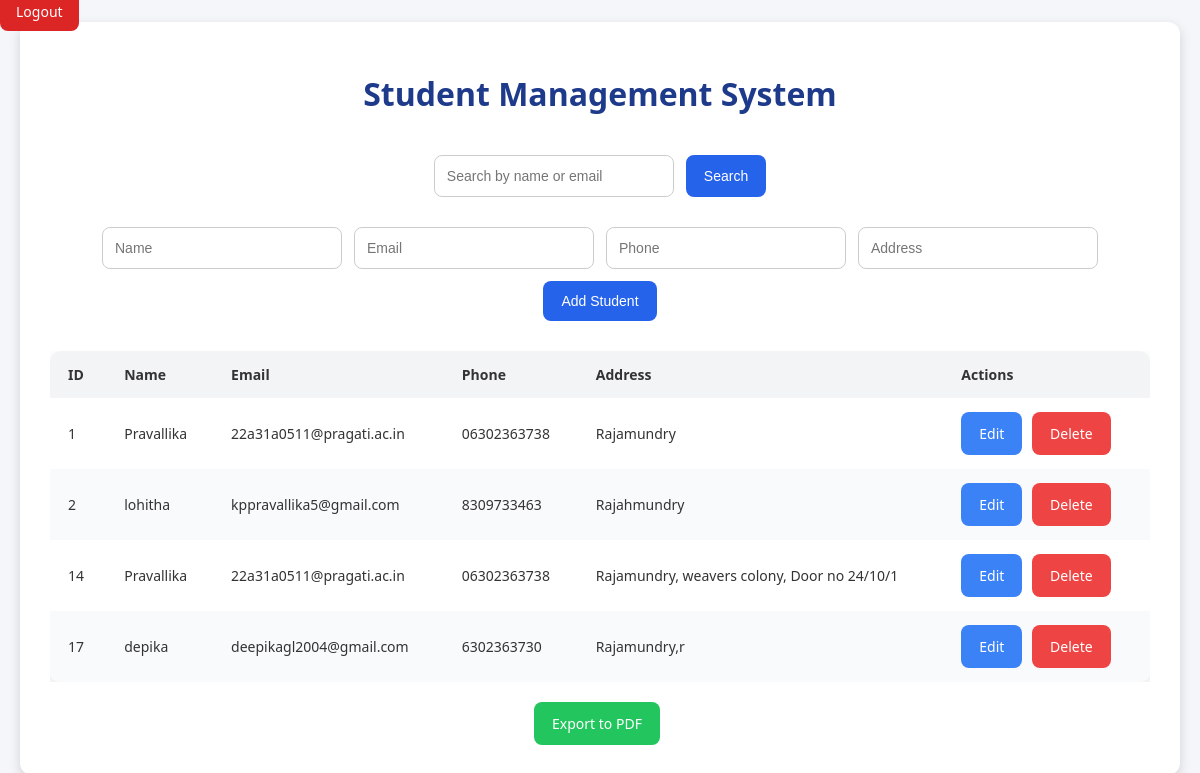
/students (signed in), run on the app's committed database.
### tables this page shows
CREATE TABLE students (
            id INTEGER PRIMARY KEY AUTOINCREMENT,
            name TEXT NOT NULL,
            email TEXT NOT NULL,
            phone TEXT NOT NULL,
            address TEXT NOT NULL
        );

### students.py (the view)
@student_bp.route('/students')
def view_students():
    if 'admin' not in session:
        return redirect(url_for('auth_bp.login'))
    search = request.args.get('search', '')
    conn = get_db_connection()
    cursor = conn.cursor()
    if search:
        cursor.execute("SELECT * FROM students WHERE name LIKE ? OR email LIKE ?", (f'%{search}%', f'%{search}%'))
    else:
        cursor.execute("SELECT * FROM students")
    students = cursor.fetchall()
    conn.close()
    return render_template('students.html', students=students, search=search)

### students.py (called while the page is built)
def get_db_connection():
    return sqlite3.connect('students.db')

### templates/students.html (shortened to what this page needs)
<!DOCTYPE html>
<html lang="en">
<head>
    <link rel="stylesheet" href="{{ url_for('static', filename='style.css') }}">
</head>
<body style="margin-top: 0;">
    <div class="top-bar">
        <a href="{{ url_for('auth_bp.logout') }}" class="logout-btn">Logout</a>
    </div>
    <div class="container">
        <h2 class="heading-highlight">Student Management System</h2>
        <form method="get" action="{{ url_for('student_bp.view_students') }}" class="form-inline">
            <input type="text" name="search" placeholder="Search by name or email" value="{{ search }}" required>
            <input type="submit" value="Search" class="btn-primary">
        </form>
        <form method="post" action="{{ url_for('student_bp.add_student') }}" onsubmit="return validateForm()">
            <input type="text" name="name" id="name" placeholder="Name" required pattern="^[A-Za-z\s]+$">
            <input type="email" name="email" id="email" placeholder="Email" required>
            <input type="text" name="phone" id="phone" placeholder="Phone" required pattern="^\d{10}$">
            <input type="text" name="address" id="address" placeholder="Address" required pattern="^[A-Za-z0-9\s,.-]+$">
            <input type="submit" value="Add Student" class="btn-primary">
        </form>
        <div class="table-container">
            <table>
                <thead>
                    <tr>
                        <th>ID</th>
                        <th>Name</th>
                        <th>Email</th>
                        <th>Phone</th>
                        <th>Address</th>
                        <th>Actions</th>
                    </tr>
                </thead>
                <tbody>
                    {% for student in students %}
                    <tr>
                        <td>{{ student[0] }}</td>
                        <td>{{ student[1] }}</td>
                        <td>{{ student[2] }}</td>
                        <td>{{ student[3] }}</td>
                        <td>{{ student[4] }}</td>
                        <td>
                            <a class="button-link edit-btn" href="{{ url_for('student_bp.edit_student', id=student[0]) }}">Edit</a>
                            <a class="button-link delete-btn" href="{{ url_for('student_bp.delete_student', id=student[0]) }}" onclick="return confirm('Are you sure you want to delete this student?');">Delete</a>
                        </td>
                    </tr>
                    {% endfor %}
                </tbody>
            </table>
        </div>
        <div style="text-align: center; margin-top: 20px;">
            <a href="{{ url_for('student_bp.export_pdf') }}" class="button-link export-btn">Export to PDF</a>
        </div>
    </div>
</body>
</html>

### static/style.css (style rules this page uses)
body { font-family: 'Segoe UI', Tahoma, Geneva, Verdana, sans-serif; margin: 0; padding: 0; background: #f4f6f9; color: #333; }
.logout-btn { background-color: #ef4444; color: white; padding: 10px 16px; border-radius: 8px; font-size: 14px; font-weight: 500; text-decoration: none; transition: background-color 0.3s ease, transform 0.2s ease; border: none; cursor: pointer; }
.container { max-width: 1100px; margin: 0px auto 40px auto; padding: 30px; background: #fff; box-shadow: 0 4px 12px rgba(0, 0, 0, 0.15); border-radius: 12px; overflow-x: auto; }
h2, .heading-highlight { text-align: center; font-size: 32px; font-weight: 700; color: #1e3a8a; margin-top: 20px; margin-bottom: 30px; padding-bottom: 10px; }
form { display: flex; flex-wrap: wrap; gap: 12px; margin-bottom: 30px; justify-content: center; }
input[type="text"], input[type="email"], input[type="password"] { padding: 12px; border: 1px solid #ccc; border-radius: 8px; font-size: 14px; width: 240px; box-sizing: border-box; }
button, input[type="submit"], a.button-link { padding: 12px 18px; border: none; border-radius: 8px; font-size: 14px; cursor: pointer; color: white; text-decoration: none; display: inline-block; text-align: center; transition: background-color 0.3s ease, transform 0.2s ease; }
.btn-primary { background-color: #2563eb; }
.export-btn { background-color: #22c55e; }
a.button-link.edit-btn { background-color: #3b82f6; }
a.button-link.delete-btn { background-color: #ef4444; }
.button-link { margin-right: 6px; }
.table-container { overflow-x: auto; margin-top: 20px; }
table { width: 100%; border-collapse: collapse; background-color: #ffffff; border-radius: 10px; overflow: hidden; box-shadow: 0 6px 16px rgba(0, 0, 0, 0.1); table-layout: auto; }
th, td { padding: 14px 18px; text-align: left; font-size: 14px; white-space: nowrap; vertical-align: middle; }
th { background-color: #f3f4f6; font-weight: 600; }
tr:nth-child(even) { background-color: #f9fafb; }

### data on the page
students: id "1", name "Pravallika", email "22a31a0511@pragati.ac.in", phone "06302363738", address "Rajamundry"
students: id "2", name "lohitha", email "kppravallika5@gmail.com", phone "8309733463", address "Rajahmundry"
students: id "14", name "Pravallika", email "22a31a0511@pragati.ac.in", phone "06302363738", address "Rajamundry, weavers colony, Door no 24/10/1"
students: id "17", name "depika", email "deepikagl2004@gmail.com", phone "6302363730", address "Rajamundry,r"
